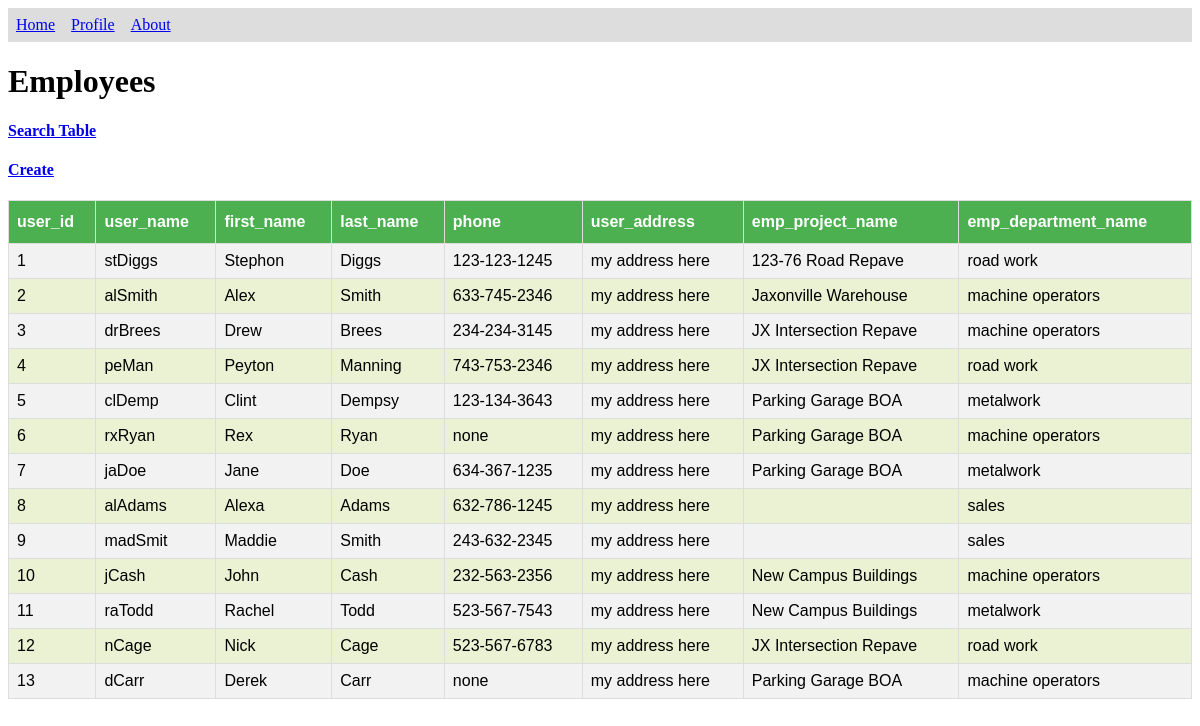
/src/data_manager/tables/employee_table.php, run on the app's committed database.
### tables this page shows
CREATE TABLE IF NOT EXISTS employees (
	user_id INT NOT NULL UNIQUE AUTO_INCREMENT,
	user_name VARCHAR(40) NOT NULL UNIQUE,
	first_name VARCHAR(40),
	last_name VARCHAR(40),
	admin_rights BOOLEAN NOT NULL, 
	user_pass VARCHAR(40), 
	phone VARCHAR(40),
	user_address VARCHAR(40),
	emp_project_name VARCHAR(40),
	emp_department_name VARCHAR(40),
	PRIMARY KEY (user_name, user_id)
);

### src/data_manager/tables/employee_table.php (the view, shortened to what this page needs)
<!DOCTYPE html>
<html>
<body>
    </head>
    <body>
        <ul>
            <li><a href="../../static_web_views/home.html">Home</a></li>
            <li><a href="../views/profile.php">Profile</a></li>
            <li><a href="#about">About</a></li>
        </ul>
        <h1>Employees</h1>
        <h4><a href="../searches/employee_search.php">Search Table</a></h4>
        <h4><a href="../views/employee_view.php?argument1=create">Create</a></h4>
        <?php
            $config = parse_ini_file("../config.ini");
            $servername = $config['servername'];
            $username = $config['username'];
            $password = $config['password'];
            $conn = new mysqli($servername, $username, $password, 'mmcken3sql_d610');
            $sql = "SELECT * FROM employees ORDER BY user_id;";
            $result = $conn->query($sql);
            if ($result->num_rows > 0) {
                echo "<table id='employee'>";
                echo "<tr>";
                    echo "<th>user_id</th>";
                    echo "<th>user_name</th>";
                    echo "<th>first_name</th>";
                    echo "<th>last_name</th>";
                    echo "<th>phone</th>";
                    echo "<th>user_address</th>";
                    echo "<th>emp_project_name</th>";
                    echo "<th>emp_department_name</th>";
                echo "</tr>";
                while($row = $result->fetch_assoc()) {
                    echo "<tr id='row'>";
                        echo "<td id='user_id'>" . $row['user_id'] . "</td>";
                        echo "<td id='user_name'>" . $row['user_name'] . "</td>";
                        echo "<td>" . $row['first_name'] . "</td>";
                        echo "<td>" . $row['last_name'] . "</td>";
                        echo "<td>" . $row['phone'] . "</td>";
                        echo "<td>" . $row['user_address'] . "</td>";
                        echo "<td>" . $row['emp_project_name'] . "</td>";
                        echo "<td>" . $row['emp_department_name'] . "</td>";
                    echo "</tr>";
                }
                echo "</table>";
            } else {
                echo "0 results";
            }
        ?>
    </body>
</html>

### src/data_manager/tables/employee_table.php (style rules this page uses)
#employee { font-family: "Trebuchet MS", Arial, Helvetica, sans-serif; border-collapse: collapse; width: 100%; }
#employee td, #employee th { border: 1px solid #ddd; padding: 8px; }
#employee tr:nth-child(even) { background-color: #f2f2f2; }
#employee th { padding-top: 12px; padding-bottom: 12px; text-align: left; background-color: #4CAF50; color: white; }
ul { list-style-type: none; margin: 0; padding: 0; overflow: hidden; background-color: #dddddd; }
li { float: left; }
li a { display: block; padding: 8px; }
td { cursor: pointer; }
tr:nth-child(odd) { background-color : #EAF2D3; }
tr:nth-child(even) { background-color : #A7C942; }

### data on the page
employees: user "1", user_name "stDiggs", first_name "Stephon", last_name "Diggs", phone "123-123-1245", user_address "my address here", emp_project_name "123-76 Road Repave", emp_department_name "road work"
employees: user "2", user_name "alSmith", first_name "Alex", last_name "Smith", phone "633-745-2346", user_address "my address here", emp_project_name "Jaxonville Warehouse", emp_department_name "machine operators"
employees: user "3", user_name "drBrees", first_name "Drew", last_name "Brees", phone "234-234-3145", user_address "my address here", emp_project_name "JX Intersection Repave", emp_department_name "machine operators"
employees: user "4", user_name "peMan", first_name "Peyton", last_name "Manning", phone "743-753-2346", user_address "my address here", emp_project_name "JX Intersection Repave", emp_department_name "road work"
employees: user "5", user_name "clDemp", first_name "Clint", last_name "Dempsy", phone "123-134-3643", user_address "my address here", emp_project_name "Parking Garage BOA", emp_department_name "metalwork"
employees: user "6", user_name "rxRyan", first_name "Rex", last_name "Ryan", phone "none", user_address "my address here", emp_project_name "Parking Garage BOA", emp_department_name "machine operators"
employees: user "7", user_name "jaDoe", first_name "Jane", last_name "Doe", phone "634-367-1235", user_address "my address here", emp_project_name "Parking Garage BOA", emp_department_name "metalwork"
employees: user "8", user_name "alAdams", first_name "Alexa", last_name "Adams", phone "632-786-1245", user_address "my address here", emp_department_name "sales"
employees: user "9", user_name "madSmit", first_name "Maddie", last_name "Smith", phone "243-632-2345", user_address "my address here", emp_department_name "sales"
employees: user "10", user_name "jCash", first_name "John", last_name "Cash", phone "232-563-2356", user_address "my address here", emp_project_name "New Campus Buildings", emp_department_name "machine operators"
employees: user "11", user_name "raTodd", first_name "Rachel", last_name "Todd", phone "523-567-7543", user_address "my address here", emp_project_name "New Campus Buildings", emp_department_name "metalwork"
employees: user "12", user_name "nCage", first_name "Nick", last_name "Cage", phone "523-567-6783", user_address "my address here", emp_project_name "JX Intersection Repave", emp_department_name "road work"
employees: user "13", user_name "dCarr", first_name "Derek", last_name "Carr", phone "none", user_address "my address here", emp_project_name "Parking Garage BOA", emp_department_name "machine operators"
